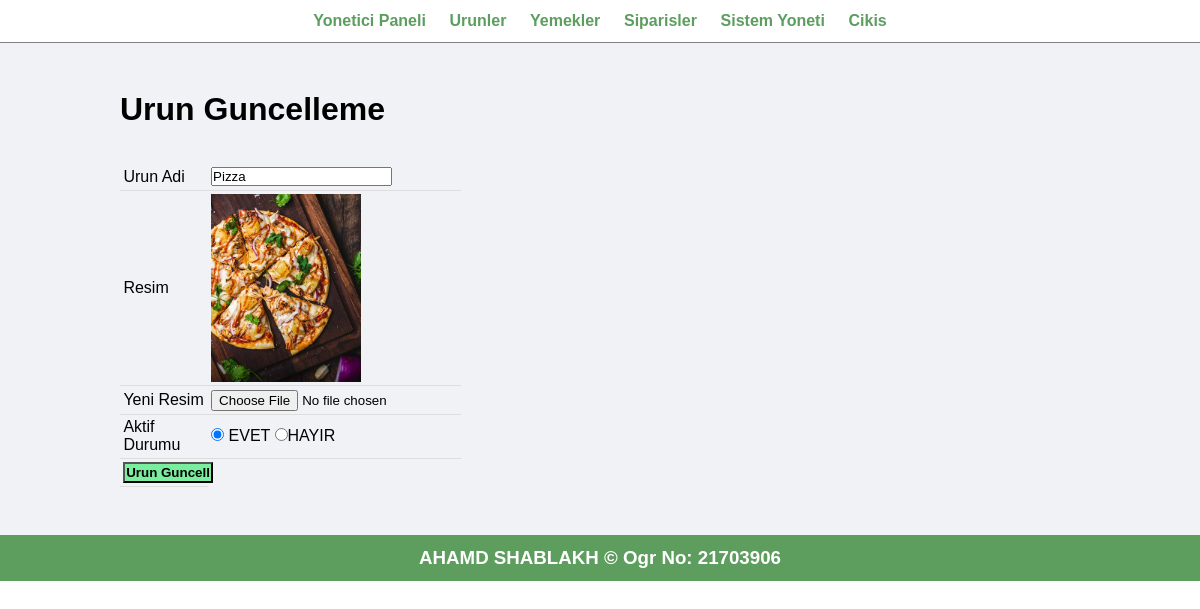
The app's page /Yonetici_islemleri/urun_guncell.php?id=1 (signed in) with its own data.
### tables this page shows
CREATE TABLE `urunler_tbl` (
  `Id` int(11) NOT NULL AUTO_INCREMENT,
  `urun_adi` varchar(100) NOT NULL DEFAULT '',
  `fot_adi` varchar(255) NOT NULL DEFAULT '',
  `aktif` varchar(255) NOT NULL DEFAULT '',
  PRIMARY KEY (`Id`)
);

### Yonetici_islemleri/urun_guncell.php (the view, shortened to what this page needs)
<?php include('menu.php'); ?>
<div class="main-content">
    <div class="wrapper">
        <h1>Urun Guncelleme </h1>
        <br><br>
        <?php
            if(isset($_GET['id']))
            {
                $id = $_GET['id'];
                $sql = "SELECT * FROM urunler_tbl WHERE Id=$id";
                $res = mysqli_query($conn, $sql);
                $count = mysqli_num_rows($res);
                if($count==1)
                {
                    $row = mysqli_fetch_assoc($res);
                    $urun_adi = $row['urun_adi'];
                    $gecerli_resim = $row['fot_adi'];
                    $aktif = $row['aktif'];
                }
                else
                {
                    $_SESSION['no-category-found'] = "<div class='error'>Urun Bulunamadi.</div>";
                    header('location:'.SITEURL.'Yonetici_islemleri/urun_yonet.php');
                }
            }
            else
            {
                header('location:'.SITEURL.'Yonetici_islemleri/urun_yonet.php');
            }
        ?>
        <form action="" method="POST" enctype="multipart/form-data">
            <table class="tbl-30">
                <tr>
                    <td>Urun Adi </td>
                    <td>
                        <input type="text" name="urun_adi" value="<?php echo $urun_adi; ?>">
                    </td>
                </tr>
                <tr>
                    <td>Resim</td>
                    <td>
                        <?php
                            if($gecerli_resim != "")
                            {
                                ?>
                                <img src="<?php echo SITEURL; ?>images/category/<?php echo $gecerli_resim; ?>" width="150px">
                                <?php
                            }
                            else
                            {
                                echo "<div class='error'>Resim Eklenmedi.</div>";
                            }
                        ?>
                    </td>
                </tr>
                <tr>
                    <td>Yeni Resim </td>
                    <td>
                        <input type="file" name="image">
                    </td>
                </tr>
                <tr>
                    <td>Aktif Durumu </td>
                    <td>
                        <input <?php if($aktif=="EVET"){echo "checked";} ?> type="radio" name="aktif" value="EVET"> EVET
                        <input <?php if($aktif=="HAYIR"){echo "checked";} ?> type="radio" name="aktif" value="HAYIR">HAYIR
                    </td>
                </tr>
                <tr>
                    <td>
                        <input type="submit" name="submit" value="Urun Guncell" class="btn-secondary">
                    </td>
                </tr>
            </table>
        </form>
    </div>
</div>
<?php include('alt_bilgi.php'); ?>

### css/admin.css (style rules this page uses)
* { margin: 0; padding: 0; font-family: Arial, Helvetica, sans-serif; }
.wrapper { padding: 1%; width: 80%; margin: 0 auto; }
.tbl-30 { width: 30%; }
table { border-collapse: collapse; width: 100%; }
th, td { padding: 8px; text-align: left; border-bottom: 1px solid #ddd; }
table tr td { padding: 1%; }
.btn-secondary { background-color: #7bed9f; padding: 1%; color: black; text-decoration: none; font-weight: bold; }
.main-content { background-color: #f1f2f6; padding: 3% 0; }

### records on screen
urunler_tbl: urun_adi "Pizza", fot_adi (picture), aktif "☑"
